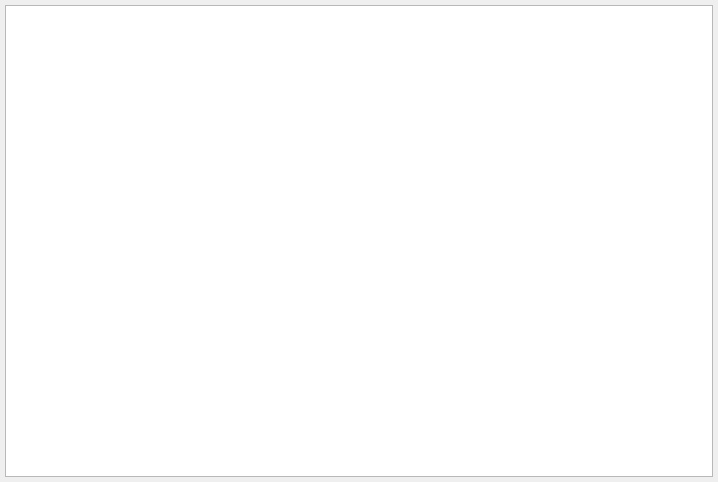
<?xml version="1.0" encoding="UTF-8"?>
<ui version="4.0">
 <class>Burner</class>
 <widget class="QDialog" name="Burner">
  <property name="geometry">
   <rect>
    <x>0</x>
    <y>0</y>
    <width>718</width>
    <height>482</height>
   </rect>
  </property>
  <property name="windowTitle">
   <string>Dialog</string>
  </property>
  <layout class="QVBoxLayout" name="verticalLayout">
   <property name="leftMargin">
    <number>5</number>
   </property>
   <property name="topMargin">
    <number>5</number>
   </property>
   <property name="rightMargin">
    <number>5</number>
   </property>
   <property name="bottomMargin">
    <number>5</number>
   </property>
   <item>
    <widget class="QTextEdit" name="te_out">
     <property name="readOnly">
      <bool>true</bool>
     </property>
    </widget>
   </item>
  </layout>
 </widget>
 <resources/>
 <connections/>
</ui>
